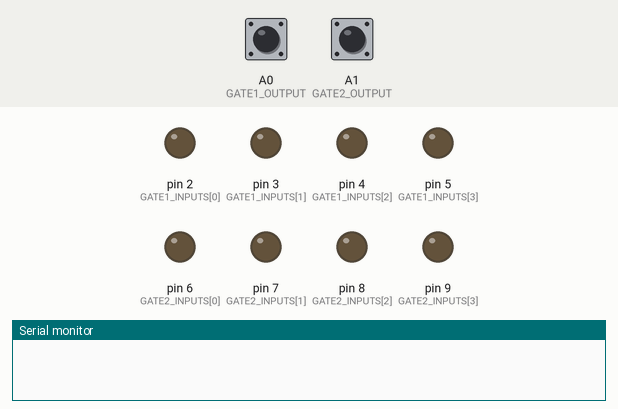
Simulated run of this sketch. Board: Arduino Nano, built with avr-gcc and run on an emulated ATmega328P. Shown: output pins drawn as LEDs (lit = HIGH), the last lines printed to the serial monitor. Inputs (shaded band) come from the test bench; at power-on: A0 (GATE1_OUTPUT) HIGH, A1 (GATE2_OUTPUT) HIGH.

Above: at 0.1 s.
At 0.7 s:
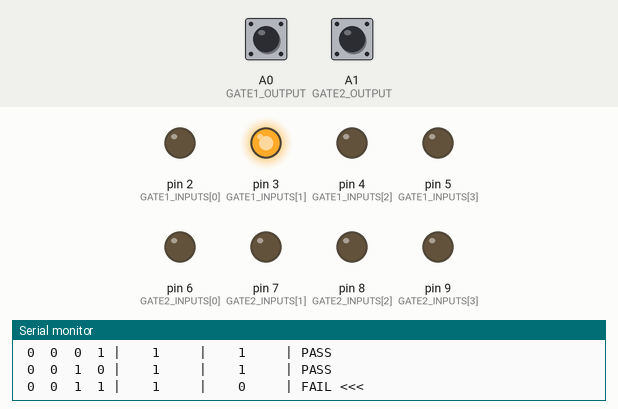
At 1.4 s:
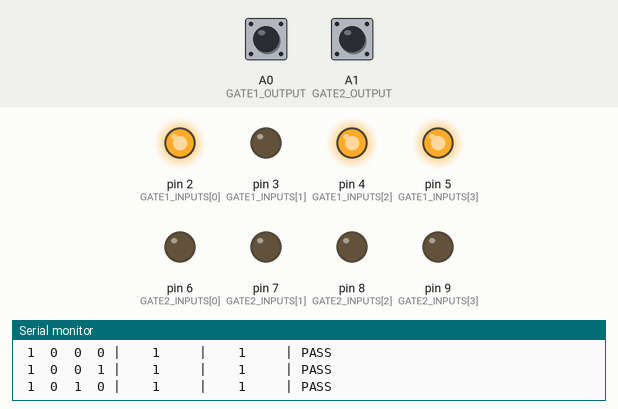
At 1.8 s:
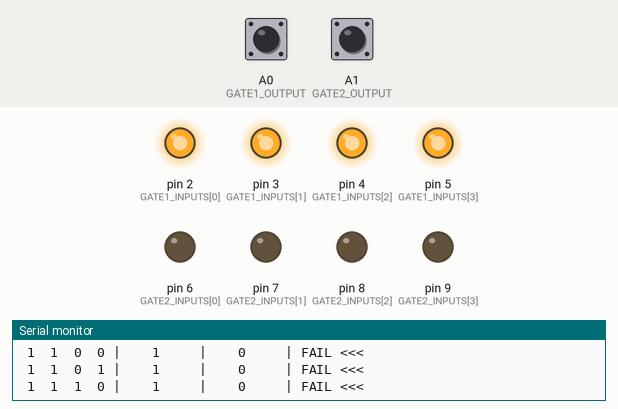
At 2.4 s:
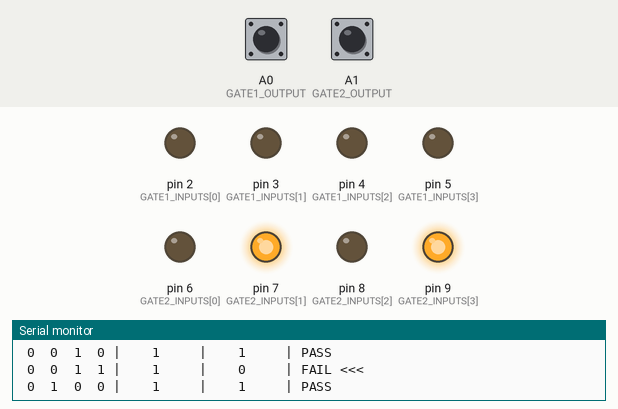
At 3.4 s:
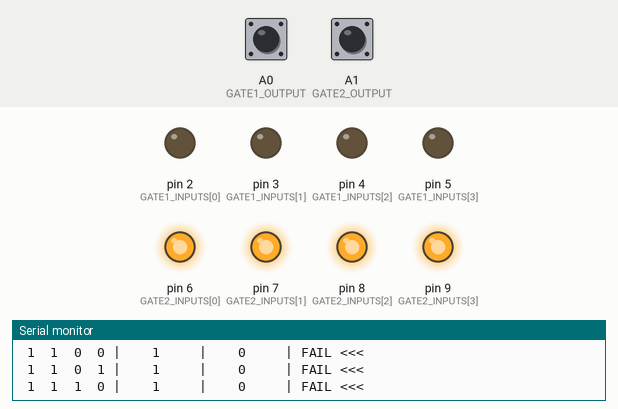
Timing chart, 0 to 5.0 s (numbered marks = the images above):
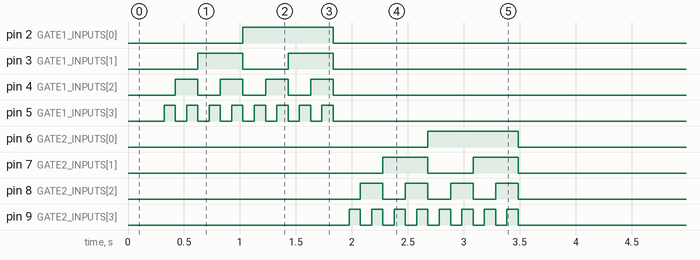

The sketch:

74LS51N_tester.ino
```cpp
// ============================================================
//  74LS51N 2x AND-OR-INVERT GATES
//  Arduino Nano
//
//  Wiring:
//   Gate 1 inputs : D2(1A)[1], D3(1B)[13], D4(1C)[9], D5(1D)[10]   output: A0(1Y)[8]
// chip pins [11] and [12] are not used
//   Gate 2 inputs : D6(2A)[2], D7(2B)[3], D8(2C)[4], D9(2D)[5]   output: A1(2Y)[6]
//   VCC  -> 5V[14]  |  GND -> GND[7]
//
//
//  Results are printed over Serial
// ============================================================

// --- Pin definitions ---
const int GATE1_INPUTS[4] = {2, 3, 4, 5};
const int GATE2_INPUTS[4] = {6, 7, 8, 9};

const int GATE1_OUTPUT = A0;  // Y1
const int GATE2_OUTPUT = A1;  // Y2


// Collect results
bool gatePass[2];
int  failCombo[2];   // first failing combo index (-1 = none)

// ---------------------------------------------------------------
// Apply a 3-bit combo (0..7) to three output pins
// ---------------------------------------------------------------
void applyInputs(const int pins[4], uint8_t combo) {
  digitalWrite(pins[0], (combo >> 3) & 1);
  digitalWrite(pins[1], (combo >> 2) & 1);
  digitalWrite(pins[2], (combo >> 1) & 1);
  digitalWrite(pins[3], (combo >> 0) & 1);
  delayMicroseconds(10);   // propagation delay headroom (~50 ns typical)
}
// NOT((A AND B) OR (C AND D))
bool expectedAOI(uint8_t combo) {
    bool a = (combo >> 3) & 1;
    bool b = (combo >> 2) & 1;
    bool c = (combo >> 1) & 1;
    bool d = (combo >> 0) & 1;
    return !( (a && b) || (c && d) );
}
bool expectedNOR(uint8_t combo) {
  return (combo == 0);
}
bool expectedNAND(uint8_t combo) {
  return (combo != 3);  // LOW only when both inputs HIGH
}
bool expectedNAND_3input(uint8_t combo){
  return (combo != 7);
}
bool expectedNAND_4input(uint8_t combo){
  return (combo != 15);
}
bool expectedAND(uint8_t combo) {
return (combo == 3);
}

// ---------------------------------------------------------------
// Test one gate; return true if all 8 combos pass
// ---------------------------------------------------------------
bool testGate(int gateNum,
              const int inputPins[3],
              int outputPin) {

  Serial.print(F("\n--- Gate "));
  Serial.print(gateNum);
  Serial.println(F(" ---"));
  Serial.println(F(" A  B  C D | Y_actual | Y_expect | result"));

  bool allOk = true;
  int firstFail = -1;

  for (uint8_t combo = 0; combo < 16; combo++) {
    applyInputs(inputPins, combo);
    delay(100);
    int a       = (combo >> 3) & 1;
    int b       = (combo >> 2) & 1;
    int c       = (combo >> 1) & 1;
    int d       = (combo >> 0) & 1;
    int actual  = digitalRead(outputPin);
    int expected = expectedAOI(combo) ? 1 : 0;
    bool ok      = (actual == expected);

    if (!ok && allOk) {          // record first failure
      allOk = false;
      firstFail = combo;
    }

    // Print row
    Serial.print(F(" "));
    Serial.print(a); Serial.print(F("  "));
    Serial.print(b); Serial.print(F("  "));
    Serial.print(c); Serial.print(F("  "));
    Serial.print(d); Serial.print(F(" |    "));
    Serial.print(actual);
    Serial.print(F("     |    "));
    Serial.print(expected);
    Serial.print(F("     | "));
    Serial.println(ok ? F("PASS") : F("FAIL <<<"));
  }

  // Drive all inputs LOW after test
  applyInputs(inputPins, 0);

  failCombo[gateNum - 1] = firstFail;
  return allOk;
}

// ---------------------------------------------------------------
// setup
// ---------------------------------------------------------------
void setup() {
  Serial.begin(9600);
  while (!Serial) {}            // wait for USB serial on Nano

  // Configure input driver pins as OUTPUTs, default LOW
  for (int i = 0; i < 4; i++) {
    pinMode(GATE1_INPUTS[i], OUTPUT); digitalWrite(GATE1_INPUTS[i], LOW);
    pinMode(GATE2_INPUTS[i], OUTPUT); digitalWrite(GATE2_INPUTS[i], LOW);
  }

  // Configure output sense pins as INPUTs
  pinMode(GATE1_OUTPUT, INPUT_PULLUP);
  pinMode(GATE2_OUTPUT, INPUT_PULLUP);

  delay(100);  // let power rails stabilise

  Serial.println(F("\n========================================"));
  Serial.println(F("  74LS51  AND-OR-INVERT Gate Tester"));
  Serial.println(F("========================================"));

  // Run tests
  gatePass[0] = testGate(1, GATE1_INPUTS, GATE1_OUTPUT);
  gatePass[1] = testGate(2, GATE2_INPUTS, GATE2_OUTPUT);


  // Summary
  Serial.println(F("\n========== SUMMARY =========="));
  bool chipOk = true;
  for (int g = 0; g < 2; g++) {
    Serial.print(F("Gate "));
    Serial.print(g + 1);
    Serial.print(F(": "));
    if (gatePass[g]) {
      Serial.println(F("PASS"));
    } else {
      Serial.print(F("FAIL  (first fail on combo "));
      Serial.print(failCombo[g], BIN);
      Serial.println(F(")"));
      chipOk = false;
    }
  }
  Serial.println(F("-----------------------------"));
  Serial.println(chipOk ? F("Chip: GOOD") : F("Chip: FAULTY"));
  Serial.println(F("============================="));
  Serial.println(F("\nPress reset to test again."));
}

// ---------------------------------------------------------------
// loop — nothing to do, all work done in setup
// ---------------------------------------------------------------
void loop() {}
```
